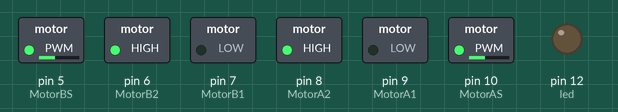
A sketch run on a simulated Arduino Uno, built with avr-gcc and run on an emulated ATmega328P. On the bench: switched loads named in the sketch (green lamp = pin HIGH), output pins drawn as LEDs (lit = HIGH).

Above: at 0.1 s.
At 4.1 s:
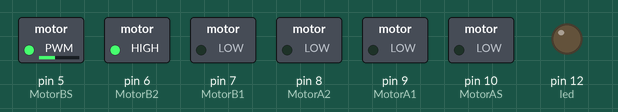
At 8.1 s:
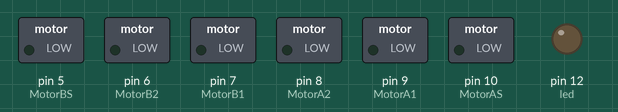
At 14.1 s:
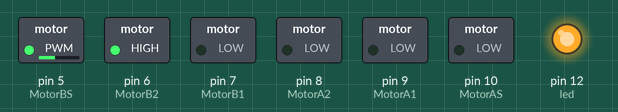
At 20.1 s:
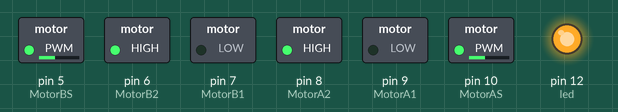
At 38.1 s:
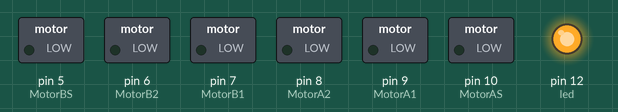
Timing chart, 0 to 39.6 s (numbered marks = the images above):
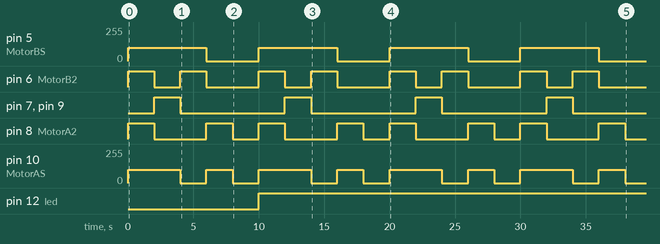

Measured:
- by itself, pin 5 (MotorBS): alternates 100/255 for 6.0 s and 0/255 for 4.0 s
- by itself, pin 6 (MotorB2): repeats every 10.0 s: LOW 2.0 s, HIGH 2.0 s, LOW 4.0 s, HIGH 2.0 s
- by itself, pin 7 (MotorB1), pin 9 (MotorA1): alternates HIGH for 2.0 s and LOW for 8.0 s
- by itself, pin 8 (MotorA2): repeats every 10.0 s: LOW 4.0 s, HIGH 2.0 s, LOW 2.0 s, HIGH 2.0 s
- by itself, pin 10 (MotorAS): repeats every 10.0 s: 0/255 2.0 s, 100/255 2.0 s, 0/255 2.0 s, 100/255 4.0 s
- by itself, pin 12 (led): LOW → HIGH at 10.0 s

The sketch:

Motor2.ino
```cpp
const int MotorA1 = 9;
const int MotorA2 = 8;
const int MotorAS = 10;

const int MotorB1 = 7;
const int MotorB2 = 6;
const int MotorBS = 5;

int led = 12;

// the setup function runs once when you press reset or power the board
void setup() {

	pinMode(led, OUTPUT);

	pinMode(MotorA1, OUTPUT);
	pinMode(MotorA2, OUTPUT);
	pinMode(MotorAS, OUTPUT);

	pinMode(MotorB1, OUTPUT);
	pinMode(MotorB2, OUTPUT);
	pinMode(MotorBS, OUTPUT);
}

void forward(int speed = 100) {
	digitalWrite(MotorA1, LOW);
	digitalWrite(MotorA2, HIGH);
	analogWrite(MotorAS, speed);

	digitalWrite(MotorB1, LOW);
	digitalWrite(MotorB2, HIGH);
	analogWrite(MotorBS, speed);
}

void back(int speed = 100) {
	digitalWrite(MotorA1, HIGH);
	digitalWrite(MotorA2, LOW);
	analogWrite(MotorAS, speed);

	digitalWrite(MotorB1, HIGH);
	digitalWrite(MotorB2, LOW);
	analogWrite(MotorBS, speed);
}

void turnLeft(int speed = 100) {
	digitalWrite(MotorA1, LOW);
	digitalWrite(MotorA2, LOW);
	analogWrite(MotorAS, 0);

	digitalWrite(MotorB1, LOW);
	digitalWrite(MotorB2, HIGH);
	analogWrite(MotorBS, speed);
}

void turnRight(int speed = 100) {
	digitalWrite(MotorA1, LOW);
	digitalWrite(MotorA2, HIGH);
	analogWrite(MotorAS, speed);

	digitalWrite(MotorB1, LOW);
	digitalWrite(MotorB2, LOW);
	analogWrite(MotorBS, 0);
}
void stop(int speed = 100) {
	digitalWrite(MotorA1, LOW);
	digitalWrite(MotorA2, LOW);
	analogWrite(MotorAS, 0);

	digitalWrite(MotorB1, LOW);
	digitalWrite(MotorB2, LOW);
	analogWrite(MotorBS, 0);
}


// the loop function runs over and over again until power down or reset
void loop() {
	forward();
	delay(2000);
	back();
	delay(2000);
	turnLeft();
	delay(2000);
	turnRight();
	delay(2000);
	stop();
	delay(2000);

	digitalWrite(led, HIGH);
}
```
